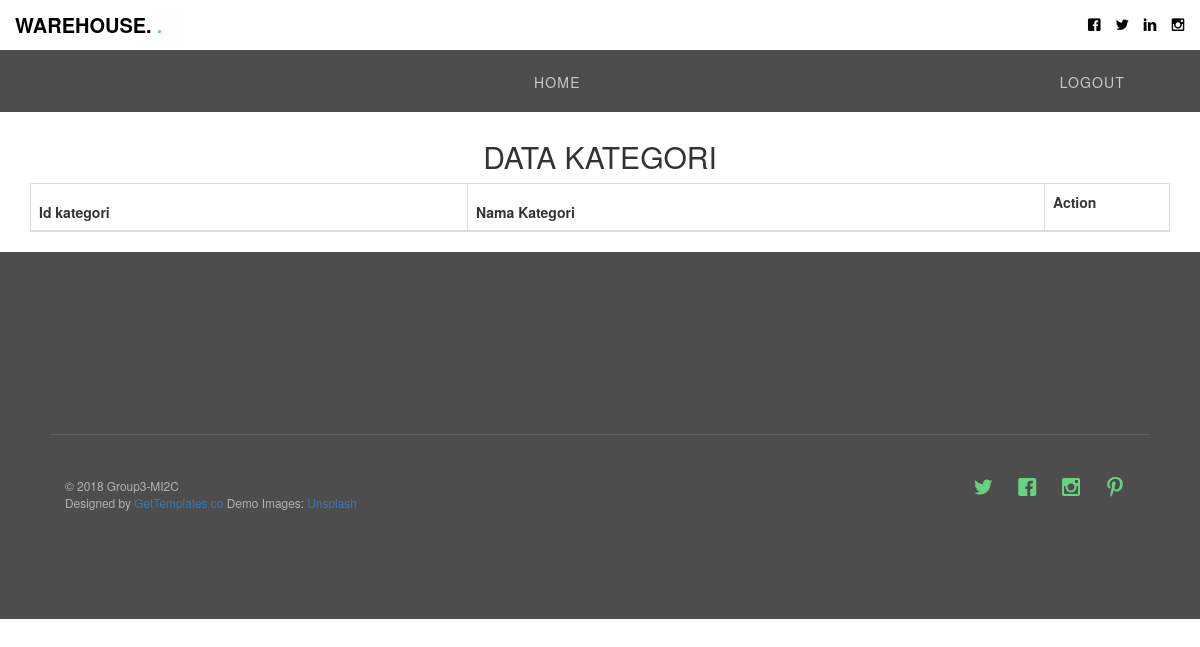
Page /index.php/tabelkategori on the earlier database version.
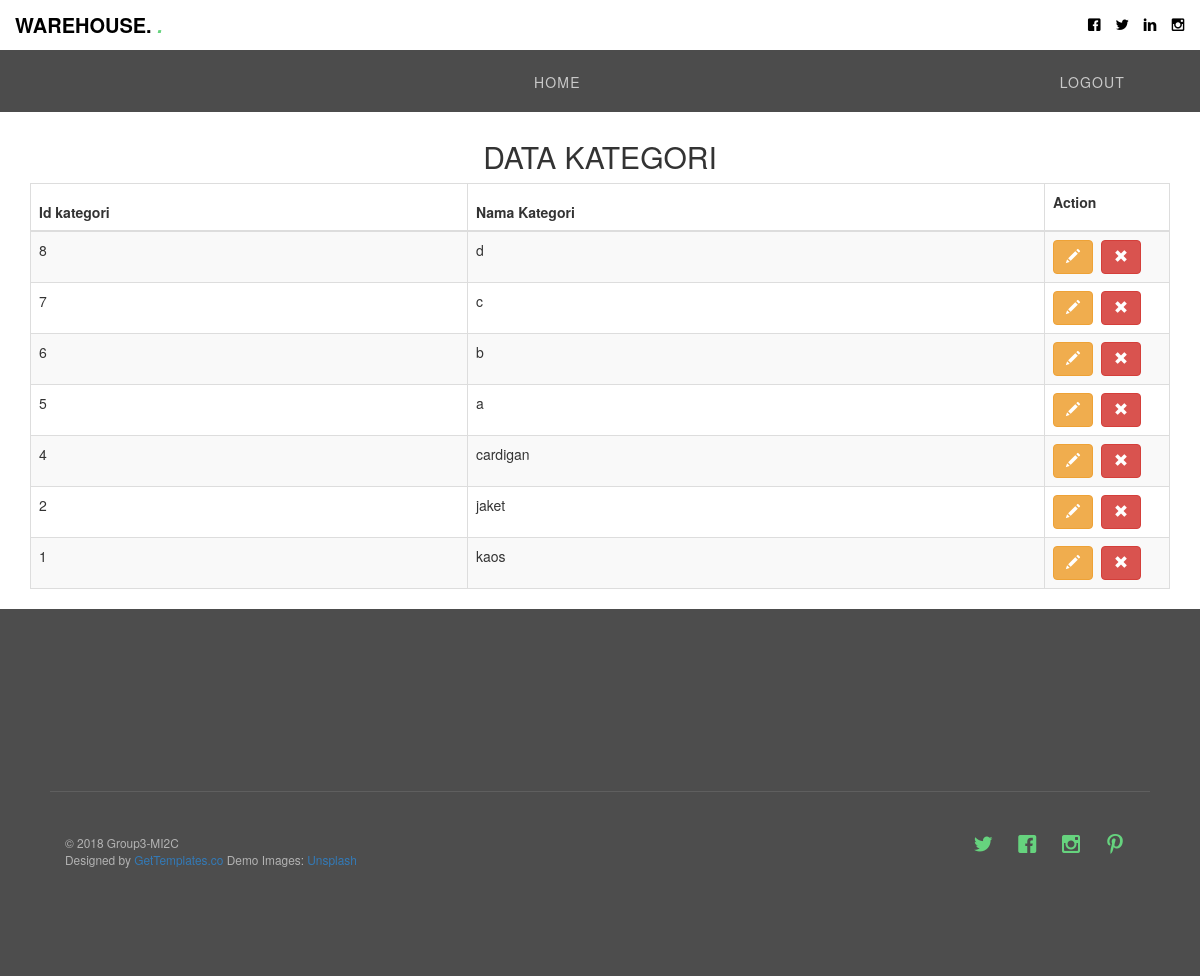
Same page on the later database version.
### tables this page shows
CREATE TABLE `kategori` (
  `id_kategori` int(11) NOT NULL,
  `nama_kategori` varchar(50) NOT NULL
);

### application/controllers/Tabelkategori.php (called while the page is built, shortened)
<?php
class Tabelkategori extends CI_Controller {
	 public function __construct()
	 	{
			$this->load->helper('url');
	 		$this->load->model('Kategori_model');
	 	}
	public function index()
	{
		$data['kategori']=$this->Kategori_model->get_all_kategori();
		$this->load->view('admin/tabelkategori',$data);
	}
}

### index.php (called while the page is built, shortened)
<?php
require_once BASEPATH.'core/CodeIgniter.php';

### application/models/Kategori_model.php (called while the page is built, shortened)
<?php
class Kategori_model extends CI_Model
{
    public function get_all_kategori($limit = FALSE, $offset = FALSE)
    {
        $this->db->order_by('kategori.id_kategori', 'DESC');
        $this->db->from('kategori');
    $query=$this->db->get();
    return $query->result();
    }
}

### application/views/admin/tabelkategori.php (the view, shortened to what this page needs)
<!DOCTYPE html>
<html>
<header>
  <br><br><br>
  </header>
    <head>
    <link href="<?php echo base_url('assests/bootstrap/css/bootstrap.min.css')?>" rel="stylesheet">
    <link href="<?php echo base_url('assests/datatables/css/dataTables.bootstrap.css')?>" rel="stylesheet">
  </head>
  <body>
  <div class="container">
    <br />
    <br />
    <br />
    <h2 class="text-center">DATA KATEGORI</h2>
    <table id="table_id" class="table table-striped table-bordered" cellspacing="0" width="100%">
      <thead>
        <tr>
         <th>Id kategori</th>
          <th>Nama Kategori</th>
          <th style="width:125px;">Action
          </p></th>
        </tr>
      </thead>
      <tbody>
        <?php foreach($kategori as $tabelkategori){?>
             <tr>
                 <td><?php echo $tabelkategori->id_kategori;?></td>
                 <td><?php echo $tabelkategori->nama_kategori;?></td>
                <td>
<a href="<?php echo base_url('Welcome/edit_kategori/').$tabelkategori->id_kategori ?>" button class="btn btn-warning"> <i class="glyphicon glyphicon-pencil"></i></button> </a>
                  <button class="btn btn-danger" onclick="delete_tabelkategori(<?php echo $tabelkategori->id_kategori;?>)"><i class="glyphicon glyphicon-remove"></i></button>
                </td>
              </tr>
             <?php }?>
      </tbody>
    </table>
  </div>
  </body>
</html>

Differences in the rows shown:
added kategori: id_kategori "8", nama_kategori "d"
added kategori: id_kategori "7", nama_kategori "c"
added kategori: id_kategori "6", nama_kategori "b"
added kategori: id_kategori "5", nama_kategori "a"
added kategori: id_kategori "4", nama_kategori "cardigan"
added kategori: id_kategori "2", nama_kategori "jaket"
added kategori: id_kategori "1", nama_kategori "kaos"
